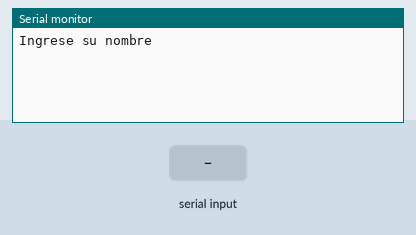
Simulated run of this sketch. Board: Arduino Uno, built with avr-gcc and run on an emulated ATmega328P. Parts: the last lines printed to the serial monitor. Inputs (shaded band) come from the test bench.

Above: at 1.2 s.
1.3 s: "1\n" received over Serial
At 1.8 s:
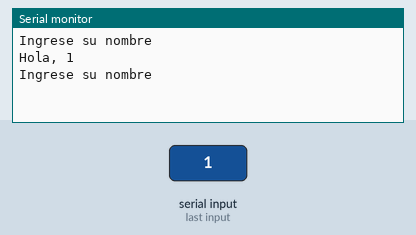
2.8 s: "0\n" received over Serial
At 4.0 s:
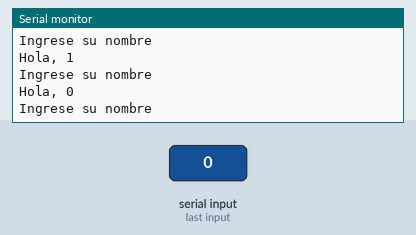
4.3 s: "2\n" received over Serial
At 5.3 s:
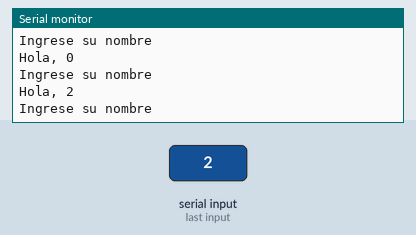

The sketch:

Ejemplo_presentacion.ino
```cpp
void setup() {
  //Se inicializa la comunicación serial
  Serial.begin(9600);
}

void loop() {
  Serial.println("Ingrese su nombre");
  //Este while true es para que sólo pregunte una vez y se quede esperando el input
  while (true) {
    if (Serial.available()) {
      //Se lee la entrada como un string, eso facilita las cosas
      String input = Serial.readStringUntil('\n');
      Serial.print("Hola, ");
      Serial.println(input);
      break;
    }
  }
}
```

Measured:
- after the input at 1.3 s, the serial monitor: prints a new line at once (image 1)
- after the input at 2.8 s, the serial monitor: prints a new line at once (image 2)
- after the input at 4.3 s, the serial monitor: prints a new line at once (image 3)
